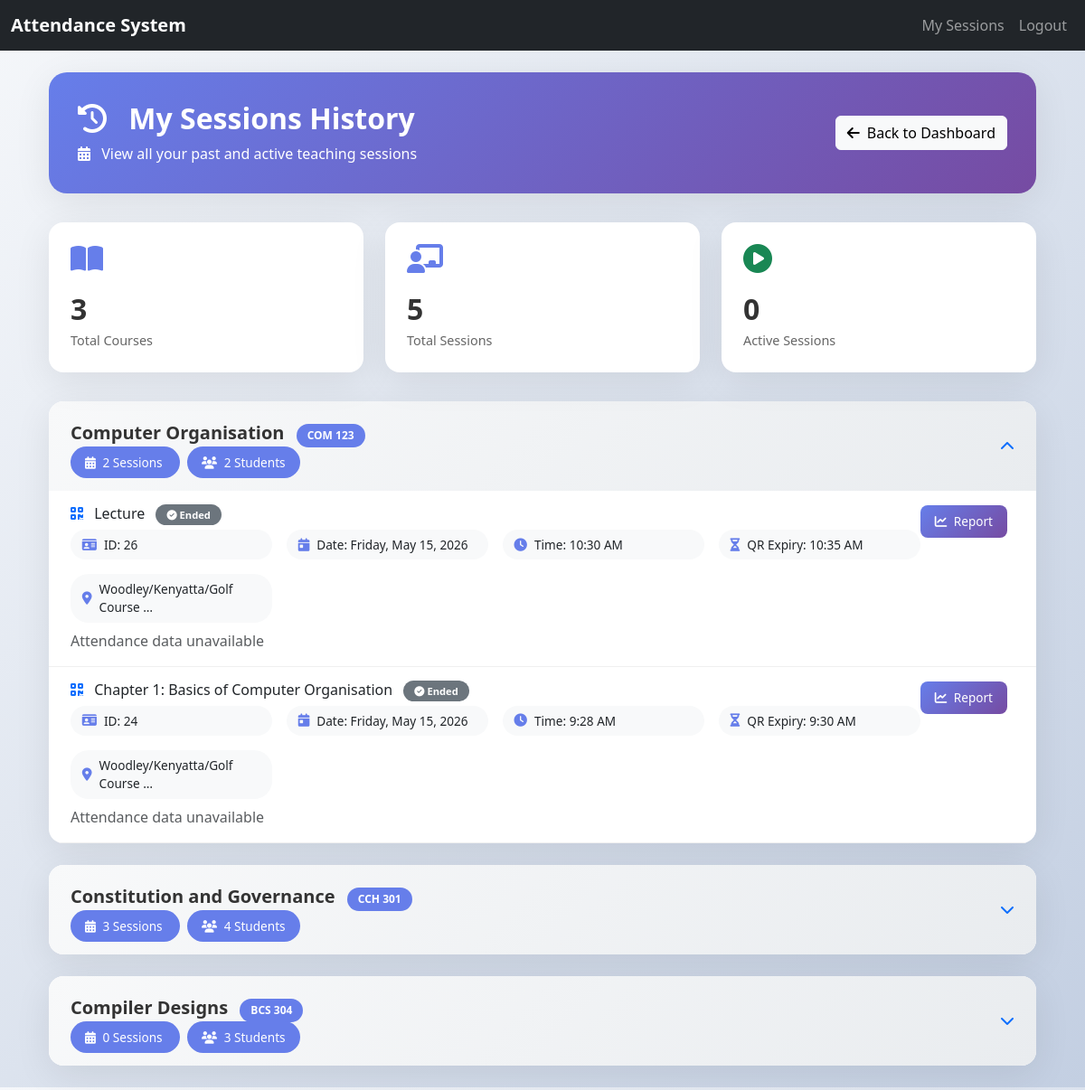
The app's page /lecturer/my-sessions/ (signed in), older data.
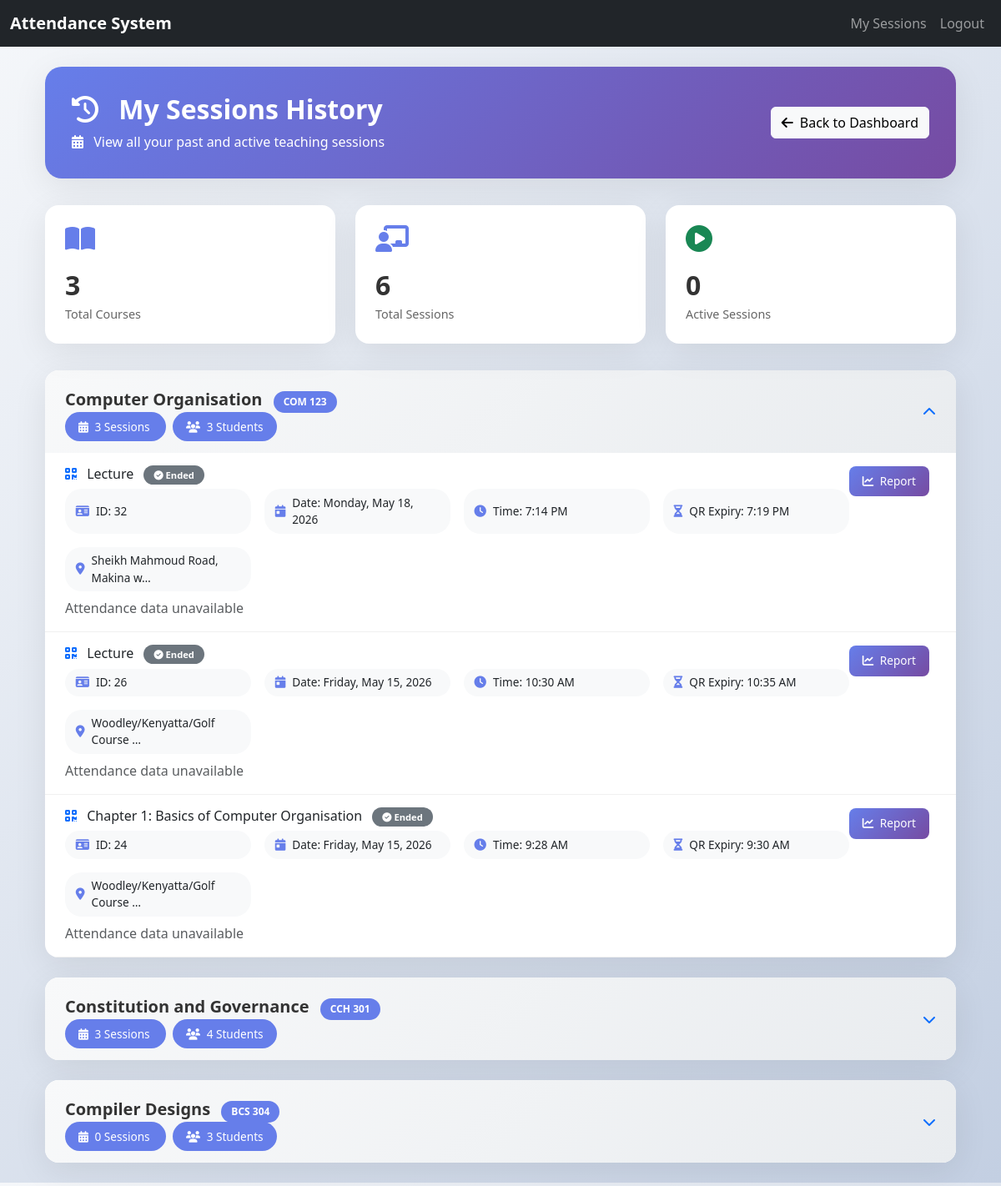
The same page, newer data.
### StudentScanner/models.py (models this page shows, shortened)
class Course(models.Model):
    programs = models.ManyToManyField(Program, related_name="courses")
    name = models.CharField(max_length=100)
    code = models.CharField(max_length=20, unique=True)
    students = models.ManyToManyField(CustomUser, related_name="enrolled_courses", blank=True)
    default_latitude = models.FloatField(null=True, blank=True)
    default_longitude = models.FloatField(null=True, blank=True)

class Session(models.Model):
    course = models.ForeignKey(Course, on_delete=models.CASCADE, related_name="sessions")
    lecturer = models.ForeignKey(settings.AUTH_USER_MODEL, on_delete=models.CASCADE)
    topic = models.CharField(max_length=200)
    created_at = models.DateTimeField(auto_now_add=True)
    is_active = models.BooleanField(default=True)
    qr_code_data = models.CharField(max_length=255, unique=True)
    qr_code_base64 = models.TextField(null=True, blank=True)
    qr_expiry = models.DateTimeField(default=timezone.now)
    latitude = models.FloatField(null=True, blank=True)
    longitude = models.FloatField(null=True, blank=True)
    location_name = models.CharField(max_length=500, null=True, blank=True)  # Human-readable location
    allowed_radius = models.IntegerField(default=100)  # 100 meters default

### UserLogin/decorators.py (the view)
    def wrapper(request, *args, **kwargs):
        if not request.user.is_authenticated or request.user.role != 'lecturer':
            return redirect('landing')
        return view_func(request, *args, **kwargs)

### LecturerDashboard/views.py (called while the page is built)
@lecturer_required
def my_sessions(request):
    courses = Course.objects.filter(programs__in=request.user.programs.all()).distinct()
    course_sessions = []
    total_sessions = 0
    active_sessions_count = 0
    for course in courses:
        sessions = Session.objects.filter(course=course, lecturer=request.user).order_by('-created_at')
        session_count = sessions.count()
        total_sessions += session_count
        active_sessions_count += sessions.filter(is_active=True).count()
        course_sessions.append({
            "course": course,
            "session_count": session_count,
            "sessions": sessions
        })
    return render(request, "LecturerDashboard/my_sessions.html", {
        "course_sessions": course_sessions,
        "total_sessions": total_sessions,
        "active_sessions_count": active_sessions_count,
    })

### LecturerDashboard/templates/LecturerDashboard/my_sessions.html (shortened to what the changed rows need)
{% extends 'base.html' %}
{% load static %}
{% block content %}
<div class="container mt-4">
  <div class="page-header">
    <div class="row align-items-center">
      <div class="col-md-8">
        <h2>
          <i class="fas fa-history me-3"></i>
          My Sessions History
        </h2>
      </div>
    </div>
  </div>
  <div class="stats-grid">
    <div class="stat-card">
      <i class="fas fa-chalkboard-teacher"></i>
      <div class="stat-number">{{ total_sessions|default:"0" }}</div>
      <div class="stat-label">Total Sessions</div>
    </div>
  </div>
  {% for item in course_sessions %}
    <div class="course-card" data-course-id="{{ item.course.id }}">
      <div class="course-header" onclick="toggleCourse({{ item.course.id }})">
        <div class="d-flex justify-content-between align-items-center">
          <div>
            <span class="course-title">
              {{ item.course.name }}
              <span class="course-code">{{ item.course.code }}</span>
            </span>
            <div class="mt-1">
              <span class="badge-custom">
                <i class="fas fa-calendar-alt me-1"></i>
                {{ item.session_count }} Sessions
              </span>
              <span class="badge-custom ms-2">
                <i class="fas fa-users me-1"></i>
                {{ item.course.students.count }} Students
              </span>
            </div>
          </div>
          <i class="fas fa-chevron-down text-primary" id="icon-{{ item.course.id }}"></i>
        </div>
      </div>
      <div class="session-list" id="sessions-{{ item.course.id }}">
        {% for session in item.sessions %}
          <div class="session-item" data-session-id="{{ session.id }}">
            <div class="d-flex justify-content-between align-items-start flex-wrap">
              <div class="flex-grow-1">
                <h6 class="mb-2">
                  <i class="fas fa-qrcode text-primary me-2"></i>
                  {{ session.topic|default:"Lecture" }}
                  {% if session.is_active %}
                    <span class="badge-active"><i class="fas fa-play-circle"></i> Active</span>
                  {% else %}
                    <span class="badge-ended"><i class="fas fa-check-circle"></i> Ended</span>
                  {% endif %}
                </h6>
                <div class="session-info">
                  <span class="info-chip">
                    <i class="fas fa-id-card"></i>
                    ID: {{ session.id }}
                  </span>
                  <span class="info-chip">
                    <i class="fas fa-calendar-day"></i>
                    Date: {{ session.created_at|date:"l, F j, Y" }}
                  </span>
                  <span class="info-chip">
                    <i class="fas fa-clock"></i>
                    Time: {{ session.created_at|time:"g:i A" }}
                  </span>
                  {% if session.qr_expiry %}
                  <span class="info-chip">
                    <i class="fas fa-hourglass-half"></i>
                    QR Expiry: {{ session.qr_expiry|time:"g:i A" }}
                  </span>
                  {% endif %}
                  <span class="info-chip">
                    <i class="fas fa-map-marker-alt"></i>
                    {% if session.location_name %}
                      {{ session.location_name|truncatechars:30 }}
                    {% elif session.latitude and session.longitude %}
                      📍 {{ session.latitude|floatformat:4 }}, {{ session.longitude|floatformat:4 }}
                    {% else %}
                      Not recorded
                    {% endif %}
                  </span>
                </div>
                <div class="attendance-stats mt-2" id="stats-{{ session.id }}">
                </div>
              </div>
              <div class="mt-2 mt-sm-0">
                <button class="btn-view-report me-2" onclick="viewReport({{ session.id }})">
                  <i class="fas fa-chart-line me-1"></i> Report
                </button>
              </div>
            </div>
          </div>
        {% empty %}
          <div class="p-4 text-center text-muted">
            <i class="fas fa-info-circle"></i> No sessions found for this course.
          </div>
        {% endfor %}
      </div>
    </div>
  {% endfor %}
</div>
{% endblock %}

Row changes from the older to the newer data that the page shows:
computed for Course "Computer Organisation": session_count "2" → "3"; course.students.count "2" → "3"
added Session: topic "Lecture", is_active False (drawn), id "32", created_at "Monday, May 18, 2026", created_at "7:14 PM", qr_expiry "7:19 PM", location_name "Sheikh Mahmoud Road, Makina w…", shown under Course "Computer Organisation"
Text that changed along with them:
{{ total_sessions|default:"0" }}: "5" → "6"
